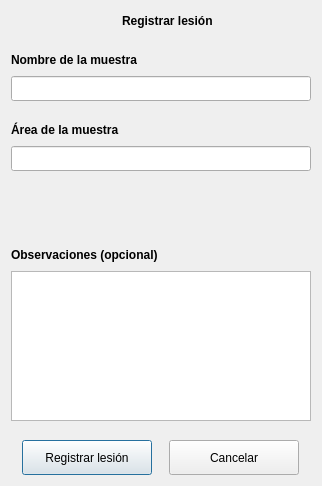
<?xml version="1.0" encoding="UTF-8"?>
<ui version="4.0">
 <class>dlgRegLesion</class>
 <widget class="QDialog" name="dlgRegLesion">
  <property name="geometry">
   <rect>
    <x>0</x>
    <y>0</y>
    <width>322</width>
    <height>486</height>
   </rect>
  </property>
  <property name="windowTitle">
   <string>Registrar lesión</string>
  </property>
  <property name="windowIcon">
   <iconset resource="recursos.qrc">
    <normaloff>:/img/logo_icono_nuevo.ico</normaloff>:/img/logo_icono_nuevo.ico</iconset>
  </property>
  <layout class="QGridLayout" name="gridLayout">
   <item row="0" column="0">
    <layout class="QVBoxLayout" name="verticalLayout_4">
     <item>
      <layout class="QHBoxLayout" name="horizontalLayout_2">
       <item>
        <spacer name="horizontalSpacer_2">
         <property name="orientation">
          <enum>Qt::Horizontal</enum>
         </property>
         <property name="sizeHint" stdset="0">
          <size>
           <width>40</width>
           <height>20</height>
          </size>
         </property>
        </spacer>
       </item>
       <item>
        <widget class="QLabel" name="label">
         <property name="maximumSize">
          <size>
           <width>50</width>
           <height>50</height>
          </size>
         </property>
         <property name="text">
          <string/>
         </property>
         <property name="pixmap">
          <pixmap resource="recursos.qrc">:/img/plus_muestra.png</pixmap>
         </property>
         <property name="scaledContents">
          <bool>true</bool>
         </property>
        </widget>
       </item>
       <item>
        <widget class="QLabel" name="etqRegLesion">
         <property name="font">
          <font>
           <weight>75</weight>
           <bold>true</bold>
          </font>
         </property>
         <property name="text">
          <string>Registrar lesión</string>
         </property>
        </widget>
       </item>
       <item>
        <spacer name="horizontalSpacer_3">
         <property name="orientation">
          <enum>Qt::Horizontal</enum>
         </property>
         <property name="sizeHint" stdset="0">
          <size>
           <width>40</width>
           <height>20</height>
          </size>
         </property>
        </spacer>
       </item>
      </layout>
     </item>
     <item>
      <spacer name="verticalSpacer_2">
       <property name="orientation">
        <enum>Qt::Vertical</enum>
       </property>
       <property name="sizeType">
        <enum>QSizePolicy::Fixed</enum>
       </property>
       <property name="sizeHint" stdset="0">
        <size>
         <width>20</width>
         <height>13</height>
        </size>
       </property>
      </spacer>
     </item>
     <item>
      <layout class="QVBoxLayout" name="verticalLayout_2">
       <item>
        <layout class="QHBoxLayout" name="horizontalLayout_4">
         <item>
          <widget class="QLabel" name="etqNombre">
           <property name="font">
            <font>
             <weight>75</weight>
             <bold>true</bold>
            </font>
           </property>
           <property name="text">
            <string>Nombre de la muestra</string>
           </property>
          </widget>
         </item>
         <item>
          <spacer name="horizontalSpacer_5">
           <property name="orientation">
            <enum>Qt::Horizontal</enum>
           </property>
           <property name="sizeHint" stdset="0">
            <size>
             <width>40</width>
             <height>20</height>
            </size>
           </property>
          </spacer>
         </item>
        </layout>
       </item>
       <item>
        <widget class="QLineEdit" name="lineaNombre">
         <property name="minimumSize">
          <size>
           <width>300</width>
           <height>25</height>
          </size>
         </property>
         <property name="maximumSize">
          <size>
           <width>16777215</width>
           <height>25</height>
          </size>
         </property>
         <property name="inputMethodHints">
          <set>Qt::ImhLatinOnly|Qt::ImhPreferLatin|Qt::ImhPreferUppercase|Qt::ImhUppercaseOnly</set>
         </property>
         <property name="maxLength">
          <number>40</number>
         </property>
        </widget>
       </item>
      </layout>
     </item>
     <item>
      <spacer name="verticalSpacer_3">
       <property name="orientation">
        <enum>Qt::Vertical</enum>
       </property>
       <property name="sizeType">
        <enum>QSizePolicy::Fixed</enum>
       </property>
       <property name="sizeHint" stdset="0">
        <size>
         <width>20</width>
         <height>13</height>
        </size>
       </property>
      </spacer>
     </item>
     <item>
      <layout class="QVBoxLayout" name="verticalLayout">
       <item>
        <layout class="QHBoxLayout" name="horizontalLayout_3">
         <item>
          <widget class="QLabel" name="etqArea">
           <property name="font">
            <font>
             <weight>75</weight>
             <bold>true</bold>
            </font>
           </property>
           <property name="text">
            <string>Área de la muestra</string>
           </property>
          </widget>
         </item>
         <item>
          <spacer name="horizontalSpacer_4">
           <property name="orientation">
            <enum>Qt::Horizontal</enum>
           </property>
           <property name="sizeHint" stdset="0">
            <size>
             <width>40</width>
             <height>20</height>
            </size>
           </property>
          </spacer>
         </item>
        </layout>
       </item>
       <item>
        <widget class="QLineEdit" name="lineaArea">
         <property name="minimumSize">
          <size>
           <width>300</width>
           <height>25</height>
          </size>
         </property>
         <property name="maximumSize">
          <size>
           <width>16777215</width>
           <height>25</height>
          </size>
         </property>
         <property name="inputMethodHints">
          <set>Qt::ImhLatinOnly|Qt::ImhPreferLatin|Qt::ImhPreferUppercase|Qt::ImhUppercaseOnly</set>
         </property>
         <property name="maxLength">
          <number>40</number>
         </property>
        </widget>
       </item>
      </layout>
     </item>
     <item>
      <layout class="QVBoxLayout" name="verticalLayout_3">
       <item>
        <spacer name="verticalSpacer_6">
         <property name="orientation">
          <enum>Qt::Vertical</enum>
         </property>
         <property name="sizeType">
          <enum>QSizePolicy::Expanding</enum>
         </property>
         <property name="sizeHint" stdset="0">
          <size>
           <width>20</width>
           <height>13</height>
          </size>
         </property>
        </spacer>
       </item>
       <item>
        <layout class="QHBoxLayout" name="horizontalLayout">
         <item>
          <widget class="QLabel" name="etqObservaciones">
           <property name="font">
            <font>
             <weight>75</weight>
             <bold>true</bold>
            </font>
           </property>
           <property name="text">
            <string>Observaciones (opcional)</string>
           </property>
          </widget>
         </item>
         <item>
          <spacer name="horizontalSpacer">
           <property name="orientation">
            <enum>Qt::Horizontal</enum>
           </property>
           <property name="sizeHint" stdset="0">
            <size>
             <width>40</width>
             <height>20</height>
            </size>
           </property>
          </spacer>
         </item>
        </layout>
       </item>
       <item>
        <widget class="QTextEdit" name="textEditObservaciones">
         <property name="minimumSize">
          <size>
           <width>0</width>
           <height>150</height>
          </size>
         </property>
         <property name="maximumSize">
          <size>
           <width>16777215</width>
           <height>150</height>
          </size>
         </property>
        </widget>
       </item>
      </layout>
     </item>
     <item>
      <spacer name="verticalSpacer_5">
       <property name="orientation">
        <enum>Qt::Vertical</enum>
       </property>
       <property name="sizeType">
        <enum>QSizePolicy::Fixed</enum>
       </property>
       <property name="sizeHint" stdset="0">
        <size>
         <width>20</width>
         <height>13</height>
        </size>
       </property>
      </spacer>
     </item>
     <item>
      <layout class="QHBoxLayout" name="horizontalLayout_5">
       <item>
        <widget class="QPushButton" name="btnRegistrar">
         <property name="minimumSize">
          <size>
           <width>130</width>
           <height>35</height>
          </size>
         </property>
         <property name="maximumSize">
          <size>
           <width>130</width>
           <height>35</height>
          </size>
         </property>
         <property name="text">
          <string>Registrar lesión</string>
         </property>
         <property name="iconSize">
          <size>
           <width>25</width>
           <height>20</height>
          </size>
         </property>
        </widget>
       </item>
       <item>
        <widget class="QPushButton" name="btnCancelar">
         <property name="minimumSize">
          <size>
           <width>130</width>
           <height>35</height>
          </size>
         </property>
         <property name="maximumSize">
          <size>
           <width>130</width>
           <height>35</height>
          </size>
         </property>
         <property name="text">
          <string>Cancelar</string>
         </property>
         <property name="iconSize">
          <size>
           <width>25</width>
           <height>20</height>
          </size>
         </property>
        </widget>
       </item>
      </layout>
     </item>
    </layout>
   </item>
  </layout>
 </widget>
 <resources>
  <include location="recursos.qrc"/>
 </resources>
 <connections/>
</ui>
